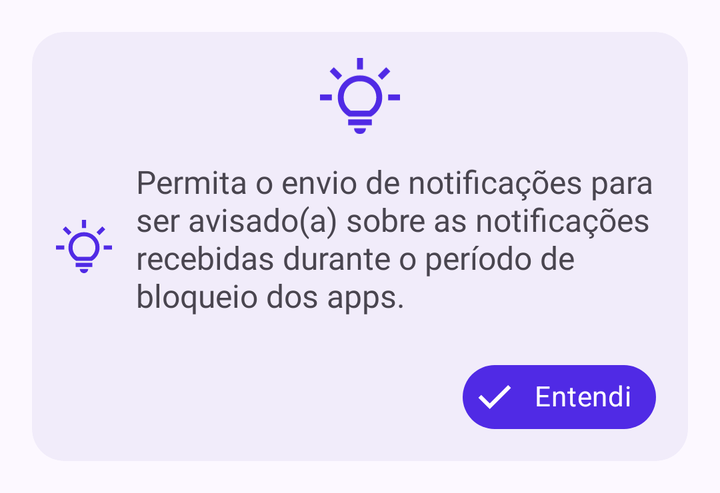
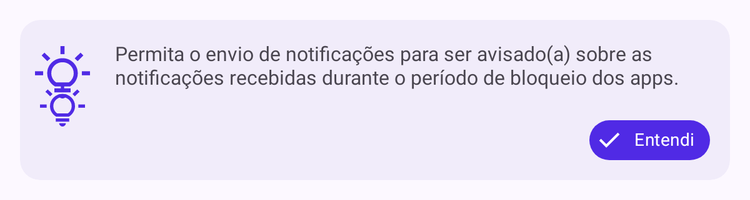

An Android layout and its configuration variant, each rendered on a device that would load it. The default file and the variant file are quoted in full after the pictures.
<!-- AndroidManifest.xml: application theme AppTheme -->
<!-- res/layout/view_hint.xml -->
<?xml version="1.0" encoding="utf-8"?>
<androidx.constraintlayout.widget.ConstraintLayout xmlns:android="http://schemas.android.com/apk/res/android"
    xmlns:app="http://schemas.android.com/apk/res-auto"
    xmlns:tools="http://schemas.android.com/tools"
    android:layout_width="match_parent"
    android:layout_height="wrap_content"
    tools:context=".presentation.ui.activities.MainActivity">

    <androidx.cardview.widget.CardView
        android:layout_width="0dp"
        android:layout_height="wrap_content"
        android:layout_margin="16dp"
        app:cardBackgroundColor="?colorSurfaceContainer"
        app:cardCornerRadius="16dp"
        app:cardElevation="0dp"
        app:layout_constraintBottom_toBottomOf="parent"
        app:layout_constraintEnd_toEndOf="parent"
        app:layout_constraintStart_toStartOf="parent"
        app:layout_constraintTop_toTopOf="parent"
        app:layout_constraintWidth_max="600dp">

        <androidx.constraintlayout.widget.ConstraintLayout
            android:id="@+id/parent"
            android:layout_width="match_parent"
            android:layout_height="wrap_content"
            android:paddingStart="8dp"
            android:paddingTop="8dp"
            android:paddingEnd="8dp"
            android:paddingBottom="8dp">

            <androidx.appcompat.widget.AppCompatImageView
                android:id="@+id/iv_art"
                android:layout_width="48dp"
                android:layout_height="48dp"
                android:padding="4dp"
                app:layout_constraintEnd_toEndOf="parent"
                app:layout_constraintStart_toStartOf="parent"
                app:layout_constraintTop_toTopOf="parent"
                app:srcCompat="@drawable/vec_hint_lamp_on"
                app:tint="?colorPrimary" />

            <androidx.appcompat.widget.AppCompatImageView
                android:id="@+id/iv_art_small"
                android:layout_width="36dp"
                android:layout_height="36dp"
                android:padding="4dp"
                app:layout_constraintStart_toStartOf="parent"
                app:layout_constraintTop_toTopOf="@id/parent"
                app:layout_constraintBottom_toBottomOf="@id/parent"
                app:srcCompat="@drawable/vec_hint_lamp_on"
                app:tint="?colorPrimary" />


            <TextView
                android:id="@+id/tv_hint"
                android:layout_width="0dp"
                android:layout_height="wrap_content"
                android:layout_marginStart="8dp"
                android:layout_marginTop="8dp"
                android:paddingBottom="8dp"
                android:layout_marginEnd="8dp"
                android:elevation="10dp"
                android:maxWidth="350dp"
                android:text="@string/Permita_o_envio_de_notifica_es_para_ser_avisado_a_sobre_as_notifica_es_recebidas_durante_o_per_odo_de_bloqueio_dos_apps"
                android:textAlignment="textStart"
                android:textSize="16sp"
                app:layout_constraintEnd_toEndOf="parent"
                app:layout_constraintStart_toEndOf="@id/iv_art_small"
                app:layout_constraintTop_toBottomOf="@id/iv_art" />

            <com.google.android.material.chip.Chip
                android:id="@+id/chip_understood"
                style="@style/Widget.MaterialComponents.Chip.Action"
                android:layout_width="wrap_content"
                android:layout_height="wrap_content"
                android:layout_marginStart="8dp"
                android:layout_marginTop="8dp"
                android:layout_marginEnd="8dp"
                android:layout_marginBottom="0dp"
                android:text="@string/Entendi"
                android:textColor="?colorOnPrimary"
                app:chipBackgroundColor="?attr/colorPrimary"
                app:chipCornerRadius="16dp"
                app:chipIcon="@drawable/vec_check"
                app:chipIconTint="?colorOnPrimary"
                app:layout_constraintBottom_toBottomOf="parent"
                app:layout_constraintEnd_toEndOf="parent"
                app:layout_constraintTop_toBottomOf="@id/tv_hint" />


        </androidx.constraintlayout.widget.ConstraintLayout>

    </androidx.cardview.widget.CardView>
</androidx.constraintlayout.widget.ConstraintLayout>
<!-- resources referenced by this layout -->
<resources>
  <!-- drawable vec_check (drawable) -->
  <vector xmlns:android="http://schemas.android.com/apk/res/android"
      android:width="24dp"
      android:height="24dp"
      android:viewportWidth="960"
      android:viewportHeight="960">
    <path
        android:pathData="M382,720 L154,492l57,-57 171,171 367,-367 57,57 -424,424Z"
        android:fillColor="#FFFFFF"/>
  </vector>
  <string name="Entendi">Entendi</string>
  <string name="Permita_o_envio_de_notifica_es_para_ser_avisado_a_sobre_as_notifica_es_recebidas_durante_o_per_odo_de_bloqueio_dos_apps">Permita o envio de notificações para ser avisado(a) sobre as notificações recebidas durante o período de bloqueio dos apps.</string>
  <color name="md_theme_primary">#502AE5</color>
  <color name="md_theme_onPrimary">#FFFFFF</color>
  <color name="md_theme_primaryContainer">#694CFE</color>
  <color name="md_theme_onPrimaryContainer">#F3EEFF</color>
  <color name="md_theme_secondary">#5D53A4</color>
  <color name="md_theme_onSecondary">#FFFFFF</color>
  <color name="md_theme_secondaryContainer">#B1A6FE</color>
  <color name="md_theme_onSecondaryContainer">#423787</color>
  <color name="md_theme_tertiary">#9A0098</color>
  <color name="md_theme_onTertiary">#FFFFFF</color>
  <color name="md_theme_tertiaryContainer">#B82EB3</color>
  <color name="md_theme_onTertiaryContainer">#FFECF7</color>
  <color name="md_theme_error">#BA1A1A</color>
  <color name="md_theme_onError">#FFFFFF</color>
  <color name="md_theme_errorContainer">#FFDAD6</color>
  <color name="md_theme_onErrorContainer">#93000A</color>
  <color name="md_theme_background">#FCF8FF</color>
  <color name="container_background">#1A502AE5</color>
  <color name="md_theme_onBackground">#1C1A24</color>
  <color name="md_theme_surface">#FCF8FF</color>
  <color name="md_theme_onSurface">#1C1A24</color>
  <color name="md_theme_surfaceVariant">#E5E0F5</color>
  <color name="md_theme_onSurfaceVariant">#474556</color>
  <color name="md_theme_outline">#787588</color>
  <color name="md_theme_outlineVariant">#C9C4D9</color>
  <color name="md_theme_inverseSurface">#312F3A</color>
  <color name="md_theme_inverseOnSurface">#F4EEFD</color>
  <color name="md_theme_inversePrimary">#C8BFFF</color>
  <color name="md_theme_primaryFixed">#E5DEFF</color>
  <color name="md_theme_onPrimaryFixed">#180064</color>
  <color name="md_theme_primaryFixedDim">#C8BFFF</color>
  <color name="md_theme_onPrimaryFixedVariant">#4108D8</color>
  <color name="md_theme_secondaryFixed">#E5DEFF</color>
  <color name="md_theme_onSecondaryFixed">#19055E</color>
  <color name="md_theme_secondaryFixedDim">#C8BFFF</color>
  <color name="md_theme_onSecondaryFixedVariant">#453B8B</color>
  <color name="md_theme_tertiaryFixed">#FFD7F5</color>
  <color name="md_theme_onTertiaryFixed">#380037</color>
  <color name="md_theme_tertiaryFixedDim">#FFABF2</color>
  <color name="md_theme_onTertiaryFixedVariant">#810080</color>
  <color name="md_theme_surfaceDim">#DDD8E6</color>
  <color name="md_theme_surfaceBright">#FCF8FF</color>
  <color name="md_theme_surfaceContainerLowest">#FFFFFF</color>
  <color name="md_theme_surfaceContainerLow">#F6F1FF</color>
  <color name="md_theme_surfaceContainer">#F1ECFA</color>
  <color name="md_theme_surfaceContainerHigh">#EBE6F4</color>
  <color name="md_theme_surfaceContainerHighest">#E5E0EF</color>
  <!-- drawable back_round_splash (drawable) -->
  <?xml version="1.0" encoding="utf-8"?>
  <shape xmlns:android="http://schemas.android.com/apk/res/android">
      <corners android:radius="100dp" />
  
      <gradient
          android:angle="180"
          android:endColor="@color/app_icon_bg_color_start"
          android:startColor="@color/app_icon_bg_color_start" />
      <size
          android:width="16dp"
          android:height="16dp" />
  </shape>
  <color name="app_icon_bg_color_start">#502AE5</color>
  <!-- some entries are left out for length -->
</resources>
<!-- res/layout-sw600dp/view_hint.xml (the repository's variant of the layout above) -->
<!-- drawn on a 7-inch tablet held upright -->
<?xml version="1.0" encoding="utf-8"?>
<androidx.constraintlayout.widget.ConstraintLayout xmlns:android="http://schemas.android.com/apk/res/android"
    xmlns:app="http://schemas.android.com/apk/res-auto"
    xmlns:tools="http://schemas.android.com/tools"
    android:layout_width="match_parent"
    android:layout_height="wrap_content"
    tools:context=".presentation.ui.activities.MainActivity">

    <androidx.cardview.widget.CardView
        android:layout_width="0dp"
        android:layout_height="wrap_content"
        android:layout_margin="16dp"
        app:cardBackgroundColor="?colorSurfaceContainer"
        app:cardCornerRadius="16dp"
        app:cardElevation="0dp"
        app:layout_constraintBottom_toBottomOf="parent"
        app:layout_constraintEnd_toEndOf="parent"
        app:layout_constraintStart_toStartOf="parent"
        app:layout_constraintTop_toTopOf="parent"
        app:layout_constraintWidth_max="@dimen/tablet_layout_max_width">

        <androidx.constraintlayout.widget.ConstraintLayout
            android:id="@+id/parent"
            android:layout_width="match_parent"
            android:layout_height="wrap_content"
            android:paddingStart="8dp"
            android:paddingTop="8dp"
            android:paddingEnd="8dp"
            android:paddingBottom="8dp">

            <androidx.appcompat.widget.AppCompatImageView
                android:id="@+id/iv_art"
                android:layout_width="52dp"
                android:layout_height="52dp"
                android:layout_marginTop="8dp"
                android:padding="4dp"
                app:layout_constraintStart_toStartOf="parent"
                app:layout_constraintTop_toTopOf="parent"
                app:srcCompat="@drawable/vec_hint_lamp_on"
                app:tint="?colorPrimary" />


            <androidx.appcompat.widget.AppCompatImageView
                android:id="@+id/iv_art_small"
                android:layout_width="36dp"
                android:layout_height="36dp"
                android:layout_marginTop="8dp"
                android:visibility="gone"
                android:layout_marginStart="8dp"
                app:layout_constraintBottom_toBottomOf="@id/parent"
                app:layout_constraintStart_toStartOf="parent"
                app:layout_constraintTop_toTopOf="parent"
                app:srcCompat="@drawable/vec_hint_lamp_on"
                app:tint="?colorPrimary"
                tools:visibility="visible" />

            <androidx.constraintlayout.widget.Barrier
                android:id="@+id/barrier"
                android:layout_width="1dp"
                android:layout_height="match_parent"
                app:barrierAllowsGoneWidgets="true"
                app:barrierDirection="end"
                app:constraint_referenced_ids="iv_art,iv_art_small" />

            <TextView
                android:id="@+id/tv_hint"
                android:layout_width="0dp"
                android:layout_height="wrap_content"
                android:layout_marginStart="16dp"
                android:layout_marginTop="8dp"
                android:layout_marginEnd="8dp"
                android:elevation="10dp"
                android:maxWidth="350dp"
                android:paddingBottom="8dp"
                android:text="@string/Permita_o_envio_de_notifica_es_para_ser_avisado_a_sobre_as_notifica_es_recebidas_durante_o_per_odo_de_bloqueio_dos_apps"
                android:textAlignment="textStart"
                android:textSize="16sp"
                app:layout_constraintEnd_toEndOf="parent"
                app:layout_constraintStart_toEndOf="@id/barrier"
                app:layout_constraintTop_toTopOf="parent" />

            <com.google.android.material.chip.Chip
                android:id="@+id/chip_understood"
                style="@style/Widget.MaterialComponents.Chip.Action"
                android:layout_width="wrap_content"
                android:layout_height="wrap_content"
                android:layout_marginStart="8dp"
                android:layout_marginTop="8dp"
                android:layout_marginEnd="8dp"
                android:layout_marginBottom="0dp"
                android:text="@string/Entendi"
                android:textColor="?colorOnPrimary"
                app:chipBackgroundColor="?attr/colorPrimary"
                app:chipCornerRadius="16dp"
                app:chipIcon="@drawable/vec_check"
                app:chipIconTint="?colorOnPrimary"
                app:layout_constraintBottom_toBottomOf="parent"
                app:layout_constraintEnd_toEndOf="parent"
                app:layout_constraintTop_toBottomOf="@id/tv_hint" />


        </androidx.constraintlayout.widget.ConstraintLayout>

    </androidx.cardview.widget.CardView>
</androidx.constraintlayout.widget.ConstraintLayout>
<!-- resources referenced by the variant -->
<!-- as a 7-inch tablet held upright resolves them -->
<resources>
  <dimen name="tablet_layout_max_width">700dp</dimen>
  <!-- drawable vec_check (drawable) -->
  <vector xmlns:android="http://schemas.android.com/apk/res/android"
      android:width="24dp"
      android:height="24dp"
      android:viewportWidth="960"
      android:viewportHeight="960">
    <path
        android:pathData="M382,720 L154,492l57,-57 171,171 367,-367 57,57 -424,424Z"
        android:fillColor="#FFFFFF"/>
  </vector>
  <string name="Entendi">Entendi</string>
  <string name="Permita_o_envio_de_notifica_es_para_ser_avisado_a_sobre_as_notifica_es_recebidas_durante_o_per_odo_de_bloqueio_dos_apps">Permita o envio de notificações para ser avisado(a) sobre as notificações recebidas durante o período de bloqueio dos apps.</string>
  <color name="md_theme_primary">#502AE5</color>
  <color name="md_theme_onPrimary">#FFFFFF</color>
  <color name="md_theme_primaryContainer">#694CFE</color>
  <color name="md_theme_onPrimaryContainer">#F3EEFF</color>
  <color name="md_theme_secondary">#5D53A4</color>
  <color name="md_theme_onSecondary">#FFFFFF</color>
  <color name="md_theme_secondaryContainer">#B1A6FE</color>
  <color name="md_theme_onSecondaryContainer">#423787</color>
  <color name="md_theme_tertiary">#9A0098</color>
  <color name="md_theme_onTertiary">#FFFFFF</color>
  <color name="md_theme_tertiaryContainer">#B82EB3</color>
  <color name="md_theme_onTertiaryContainer">#FFECF7</color>
  <color name="md_theme_error">#BA1A1A</color>
  <color name="md_theme_onError">#FFFFFF</color>
  <color name="md_theme_errorContainer">#FFDAD6</color>
  <color name="md_theme_onErrorContainer">#93000A</color>
  <color name="md_theme_background">#FCF8FF</color>
  <color name="container_background">#1A502AE5</color>
  <color name="md_theme_onBackground">#1C1A24</color>
  <color name="md_theme_surface">#FCF8FF</color>
  <color name="md_theme_onSurface">#1C1A24</color>
  <color name="md_theme_surfaceVariant">#E5E0F5</color>
  <color name="md_theme_onSurfaceVariant">#474556</color>
  <color name="md_theme_outline">#787588</color>
  <color name="md_theme_outlineVariant">#C9C4D9</color>
  <color name="md_theme_inverseSurface">#312F3A</color>
  <color name="md_theme_inverseOnSurface">#F4EEFD</color>
  <color name="md_theme_inversePrimary">#C8BFFF</color>
  <color name="md_theme_primaryFixed">#E5DEFF</color>
  <color name="md_theme_onPrimaryFixed">#180064</color>
  <color name="md_theme_primaryFixedDim">#C8BFFF</color>
  <color name="md_theme_onPrimaryFixedVariant">#4108D8</color>
  <color name="md_theme_secondaryFixed">#E5DEFF</color>
  <color name="md_theme_onSecondaryFixed">#19055E</color>
  <color name="md_theme_secondaryFixedDim">#C8BFFF</color>
  <color name="md_theme_onSecondaryFixedVariant">#453B8B</color>
  <color name="md_theme_tertiaryFixed">#FFD7F5</color>
  <color name="md_theme_onTertiaryFixed">#380037</color>
  <color name="md_theme_tertiaryFixedDim">#FFABF2</color>
  <color name="md_theme_onTertiaryFixedVariant">#810080</color>
  <color name="md_theme_surfaceDim">#DDD8E6</color>
  <color name="md_theme_surfaceBright">#FCF8FF</color>
  <color name="md_theme_surfaceContainerLowest">#FFFFFF</color>
  <color name="md_theme_surfaceContainerLow">#F6F1FF</color>
  <color name="md_theme_surfaceContainer">#F1ECFA</color>
  <color name="md_theme_surfaceContainerHigh">#EBE6F4</color>
  <color name="md_theme_surfaceContainerHighest">#E5E0EF</color>
  <!-- drawable back_round_splash (drawable) -->
  <?xml version="1.0" encoding="utf-8"?>
  <shape xmlns:android="http://schemas.android.com/apk/res/android">
      <corners android:radius="100dp" />
  
      <gradient
          android:angle="180"
          android:endColor="@color/app_icon_bg_color_start"
          android:startColor="@color/app_icon_bg_color_start" />
      <size
          android:width="16dp"
          android:height="16dp" />
  </shape>
  <color name="app_icon_bg_color_start">#502AE5</color>
  <!-- some entries are left out for length -->
</resources>
